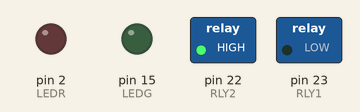
Recording of a sketch running on a simulated Arduino Mega 2560, built with avr-gcc and run on an emulated ATmega2560. Shown: switched loads named in the sketch (green lamp = pin HIGH), output pins drawn as LEDs (lit = HIGH).

Above: at 0.2 s.
At 3.2 s:
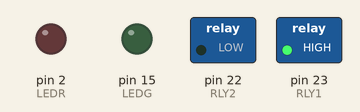
At 7.2 s:
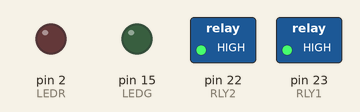
Timing chart, 0 to 11.7 s (numbered marks = the images above):
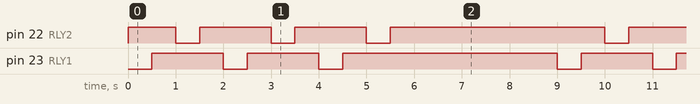

The sketch:

Relay_3x_Delay.ino
```cpp
#define LEDR  2
#define LEDG  15
#define RLY1  23
#define RLY2  22

void setup()
{ pinMode(LEDR,OUTPUT);
  pinMode(LEDG,OUTPUT);
  pinMode(RLY1,OUTPUT);
  pinMode(RLY2,OUTPUT);
  digitalWrite(RLY1,HIGH);
  digitalWrite(RLY2,HIGH);
}
void loop()
{ for(int i=0;i<3;i++)
  { digitalWrite(RLY1,LOW);   delay(500);
    digitalWrite(RLY1,HIGH);  delay(500);
    digitalWrite(RLY2,LOW);   delay(500);
    digitalWrite(RLY2,HIGH);  delay(500);
  }
  delay(3000);
}
```

Measured:
- by itself, pin 22 (RLY2): repeats every 9.0 s: 2 × (HIGH 1.5 s, LOW 0.50 s), HIGH 4.5 s, LOW 0.50 s
- by itself, pin 23 (RLY1): repeats every 9.0 s: LOW 0.50 s, HIGH 1.5 s, LOW 0.50 s, HIGH 4.5 s, LOW 0.50 s, HIGH 1.5 s
- by itself, everything shown: repeats every 9.0 s, in 12 steps
